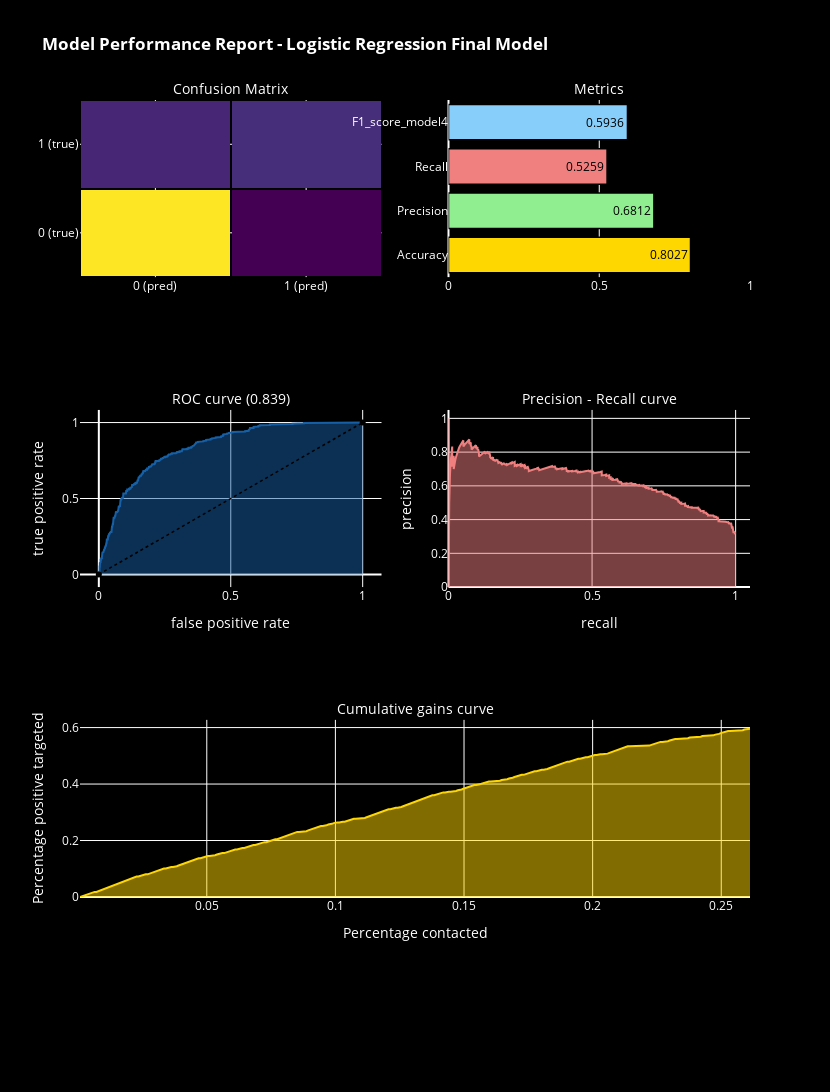

The cell this chart's notebook holds for it:
### Code cell
model_performance(model4, "Logistic Regression Final Model")

### Figure 1 — Plotly figure (JSON) as saved in the notebook; plotly's stock layout.template omitted (floating-point values rounded to 4 significant figures; data arrays with more than 128 entries replaced by an {"elided": "..."} marker saying what was removed)
{"data": [{"colorscale": [[0, "#440154"], [0.1111, "#482878"], [0.2222, "#3e4989"], [0.3333, "#31688e"], [0.4444, "#26828e"], [0.5556, "#1f9e89"], [0.6667, "#35b779"], [0.7778, "#6ece58"], [0.8889, "#b5de2b"], [1, "#fde725"]], "showscale": false, "type": "heatmap", "x": ["0 (pred)", "1 (pred)"], "xaxis": "x", "xgap": 2, "y": ["0 (true)", "1 (true)"], "yaxis": "y", "ygap": 2, "z": [[928, 95], [183, 203]]}, {"marker": {"color": ["gold", "lightgreen", "lightcoral", "lightskyblue"], "line": {"color": "#000000", "width": 1.5}}, "opacity": 1, "orientation": "h", "text": [0.8027, 0.6812, 0.5259, 0.5936], "textfont": {"color": "black"}, "textposition": "auto", "type": "bar", "x": [0.8027, 0.6812, 0.5259, 0.5936], "xaxis": "x2", "y": ["Accuracy", "Precision", "Recall", "F1_score_model4"], "yaxis": "y2"}, {"fill": "tozeroy", "line": {"color": "rgb(22, 96, 167)", "width": 2}, "name": "Roc : 0.839", "type": "scatter", "x": {"elided": "410 float values"}, "xaxis": "x3", "y": {"elided": "410 float values"}, "yaxis": "y3"}, {"line": {"color": "black", "dash": "dot", "width": 1.5}, "type": "scatter", "x": [0, 1], "xaxis": "x3", "y": [0, 1], "yaxis": "y3"}, {"fill": "tozeroy", "line": {"color": "lightcoral", "width": 2}, "name": "Precision[0.31953642 0.31897266 0.31923715 ... 0.5        0.         1.        ]", "type": "scatter", "x": {"elided": "1194 float values"}, "xaxis": "x4", "y": {"elided": "1194 float values"}, "yaxis": "y4"}, {"fill": "tozeroy", "line": {"color": "gold", "width": 2}, "type": "scatter", "x": {"elided": "368 float values"}, "xaxis": "x5", "y": {"elided": "1409 float values"}, "yaxis": "y5"}], "layout": {"annotations": [{"font": {"color": "white", "size": 14}, "showarrow": false, "text": "Confusion Matrix", "x": 0.225, "xanchor": "center", "xref": "paper", "y": 1, "yanchor": "bottom", "yref": "paper"}, {"font": {"color": "white", "size": 14}, "showarrow": false, "text": "Metrics", "x": 0.775, "xanchor": "center", "xref": "paper", "y": 1, "yanchor": "bottom", "yref": "paper"}, {"font": {"color": "white", "size": 14}, "showarrow": false, "text": "ROC curve (0.839)", "x": 0.225, "xanchor": "center", "xref": "paper", "y": 0.6111, "yanchor": "bottom", "yref": "paper"}, {"font": {"color": "white", "size": 14}, "showarrow": false, "text": "Precision - Recall curve", "x": 0.775, "xanchor": "center", "xref": "paper", "y": 0.6111, "yanchor": "bottom", "yref": "paper"}, {"font": {"color": "white", "size": 14}, "showarrow": false, "text": "Cumulative gains curve", "x": 0.5, "xanchor": "center", "xref": "paper", "y": 0.2222, "yanchor": "bottom", "yref": "paper"}], "autosize": false, "font": {"color": "white"}, "height": 1500, "margin": {"b": 195}, "paper_bgcolor": "black", "plot_bgcolor": "black", "showlegend": false, "title": {"text": "<b>Model Performance Report - Logistic Regression Final Model</b><br>"}, "width": 830, "xaxis": {"anchor": "y", "color": "white", "domain": [0, 0.45]}, "xaxis2": {"anchor": "y2", "color": "white", "domain": [0.55, 1], "range": [0, 1]}, "xaxis3": {"anchor": "y3", "color": "white", "domain": [0, 0.45], "title": {"text": "false positive rate"}}, "xaxis4": {"anchor": "y4", "color": "white", "domain": [0.55, 1], "range": [0, 1.05], "title": {"text": "recall"}}, "xaxis5": {"anchor": "y5", "color": "white", "domain": [0, 1], "title": {"text": "Percentage contacted"}}, "yaxis": {"anchor": "x", "color": "white", "domain": [0.7778, 1]}, "yaxis2": {"anchor": "x2", "color": "white", "domain": [0.7778, 1]}, "yaxis3": {"anchor": "x3", "color": "white", "domain": [0.3889, 0.6111], "title": {"text": "true positive rate"}}, "yaxis4": {"anchor": "x4", "color": "white", "domain": [0.3889, 0.6111], "range": [0, 1.05], "title": {"text": "precision"}}, "yaxis5": {"anchor": "x5", "color": "white", "domain": [0, 0.2222], "title": {"text": "Percentage positive targeted"}}}}
